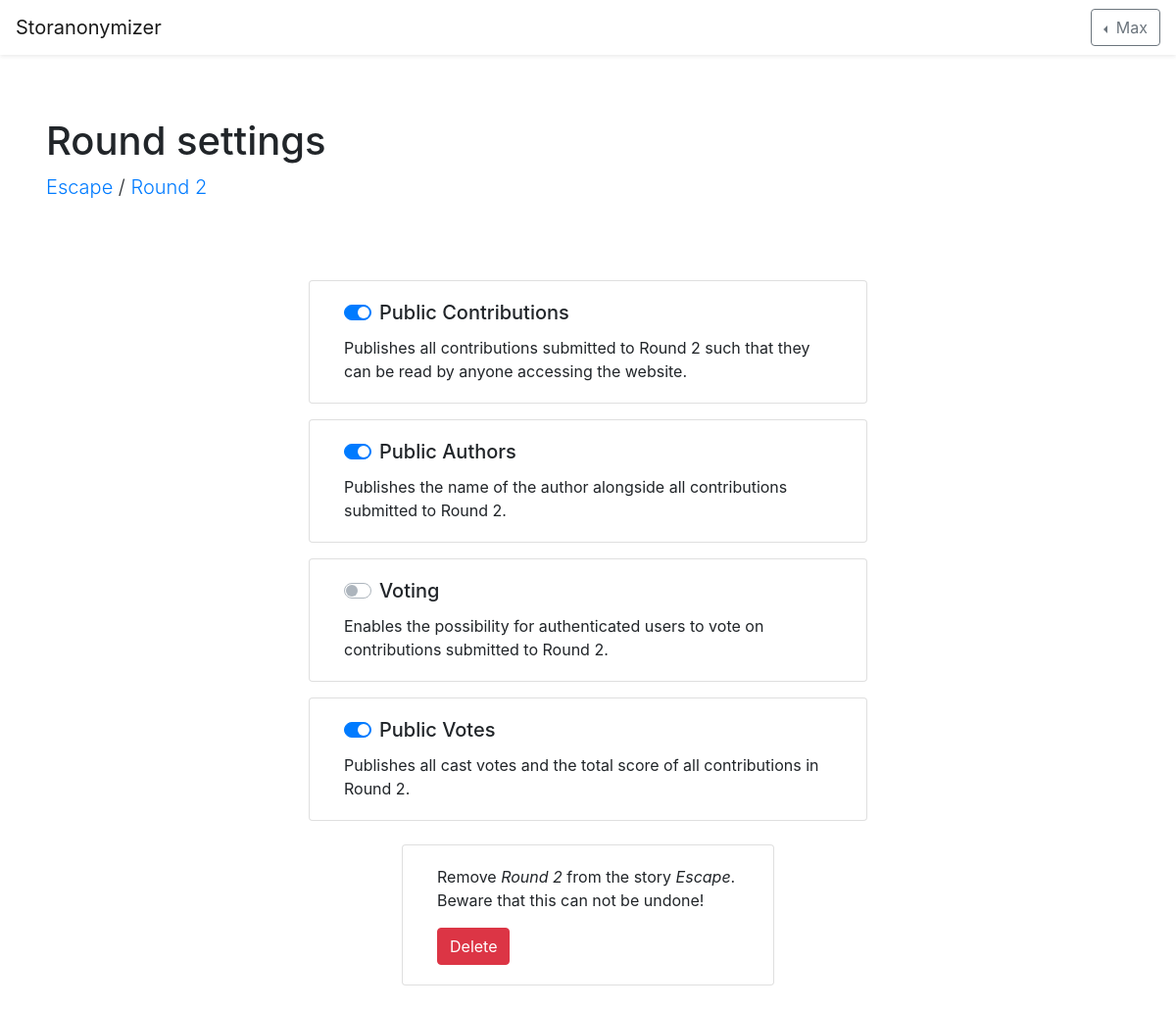
The page /round/AACE348B/settings (signed in) on the database its author committed.
### storanonymizer/models.py (models this page shows, shortened)
class User(db.Model):
	id = db.Column(db.Integer, primary_key=True)
	name = db.Column(db.String(80), unique=True)
	password_hash = db.Column(db.String(1024))
	stories = db.relationship("Story", backref="user", lazy="select")
	contributions = db.relationship("Contribution", backref="author", lazy="select")
	votes = db.relationship("Vote", backref="user", lazy="select")

class Story(db.Model):
	id = db.Column(db.Integer, primary_key=True)
	code = db.Column(db.String(), unique=True)
	name = db.Column(db.String())
	user_id = db.Column(db.Integer, db.ForeignKey("user.id"))
	rounds = db.relationship("Round", backref="story", lazy="select")

class Round(db.Model):
	id = db.Column(db.Integer, primary_key=True)
	name = db.Column(db.String())
	code = db.Column(db.String(), unique=True)
	contributions = db.relationship("Contribution", backref="round", lazy="select")
	votes = db.relationship("Vote", backref="round", lazy="select")
	winning_contribution_id = db.Column(db.String())
	story_id = db.Column(db.Integer, db.ForeignKey("story.id"))
	public_authors = db.Column(db.Boolean(), default=False)
	public_contributions = db.Column(db.Boolean(), default=False)
	voting = db.Column(db.Boolean(), default=False)
	public_votes = db.Column(db.Boolean(), default=False)

### storanonymizer/views.py (the view)
@app.route("/round/<round_code>/settings")
@login_required
def round_settings(round_code):
	round = models.Round.query.filter_by(code=round_code).first()
	if current_user.id is not round.story.user.id:
		flash("You're not authorized to access the settings page!")
		return redirect("/round/{}".format(round_code))
	return render_template("roundsettings.html", round=round)

### storanonymizer/auth.py (called while the page is built)
@lm.user_loader
def load_user(user_id):
	return models.User.query.get(int(user_id))

### storanonymizer/templates/roundsettings.html (shortened to what this page needs)
{% extends "base.html" %}
{% block content %}
<div class="jumbotron bg-white mb-0">
	<div class="container">
		<h1>Round settings</h1>
		<p class="lead"><a href="{{ url_for('story', story_code=round.story.code) }}">{{ round.story.name }}</a> / <a href="{{ url_for('round', round_code=round.code) }}">{{ round.name }}</a></p>
	</div>
</div>
<div class="container">
	<div class="row justify-content-center">
		<div class="col-12 col-lg-6 card mb-3">
			<div class="card-body">
				<h5 class="custom-control custom-switch card-title">
					<label class="custom-control-label" for="public-contributions-switch">Public Contributions</label>
				</h5>
				<p class="card-text">Publishes all contributions submitted to {{ round.name }} such that they can be read by anyone accessing the website.</p>
			</div>
		</div>
	</div>
	<div class="row justify-content-center">
		<div class="col-12 col-lg-6 card mb-3">
			<div class="card-body">
				<h5 class="custom-control custom-switch card-title">
					<label class="custom-control-label" for="public-authors-switch">Public Authors</label>
				</h5>
				<p class="card-text">Publishes the name of the author alongside all contributions submitted to {{ round.name }}.</p>
			</div>
		</div>
	</div>
	<div class="row justify-content-center">
		<div class="col-12 col-lg-6 card mb-3">
			<div class="card-body">
				<h5 class="custom-control custom-switch card-title">
					<label class="custom-control-label" for="voting-switch">Voting</label>
				</h5>
				<p class="card-text">Enables the possibility for authenticated users to vote on contributions submitted to {{ round.name }}.</p>
			</div>
		</div>
	</div>
	<div class="row justify-content-center">
		<div class="col-12 col-lg-6 card mb-4">
			<div class="card-body">
				<h5 class="custom-control custom-switch card-title">
					<label class="custom-control-label" for="public-votes-switch">Public Votes</label>
				</h5>
				<p class="card-text">Publishes all cast votes and the total score of all contributions in {{ round.name }}.</p>
			</div>
		</div>
	</div>
	<div class="row justify-content-center">
		<div class="col-12 col-lg-4 card mb-4">
			<div class="card-body">
				<p class="card-text">Remove <span class="font-italic">{{ round.name }}</span> from the story <span class="font-italic">{{ round.story.name }}</span>. Beware that this can not be undone!</p>
				<a href="{{ url_for('delete_round', round_code=round.code) }}" class="card-link btn btn-danger">Delete</a>
			</div>
		</div>
	</div>
</div>
{% endblock %}

### storanonymizer/templates/base.html (shortened to what this page needs)
<!doctype html>
<html lang="en">
	<head>
		<link rel="stylesheet" href="https://stackpath.bootstrapcdn.com/bootstrap/4.2.1/css/bootstrap.min.css">
	</head>
	<body>
		<nav class="navbar navbar-light bg-white shadow-sm">
			<a href="{{ url_for('index') }}" class="navbar-brand">Storanonymizer</a>
			<div class="dropdown dropleft">
				{% if current_user.is_authenticated %}
				<button class="btn btn-outline-secondary dropdown-toggle" type="button" id="userMenu" data-toggle="dropdown" aria-haspopup="true" aria-expanded="false">
					{{ current_user.name }}
				</button>
				{% else %}
				<div>
					<a class="btn btn-outline-dark" href="{{ url_for('register') }}">Sign up</a>
					<a class="btn btn-primary" href="{{ url_for('login') }}">Login</a>
				</div>
				{% endif %}
			</div>
		</nav>
		{% block content %}{% endblock %}
	</body>
</html>

### rows shown on the page
User: name "Max"
Story: story.name "Escape"
Round: name "Round 2"
